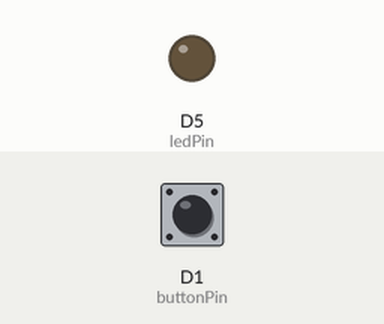
Recording of a sketch running on a simulated ESP8266 (NodeMCU). Shown: output pins drawn as LEDs (lit = HIGH). The test bench sets the inputs (shaded band); at power-on: D1 (buttonPin) LOW.

Above: at 1.2 s.
1.3 s: D1 (buttonPin) pulled HIGH for 0.15 s
At 1.37 s:
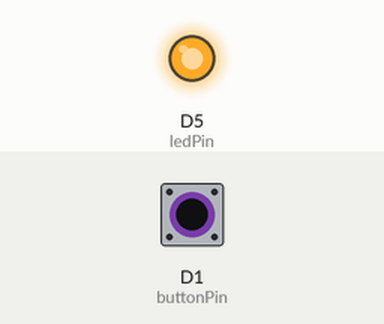
2.9 s: D1 (buttonPin) pulled HIGH for 3.2 s
At 7.5 s:
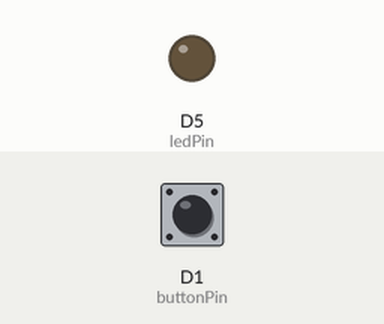
Timing chart, 0 to 9.0 s (numbered marks = the images above; inputs shaded):
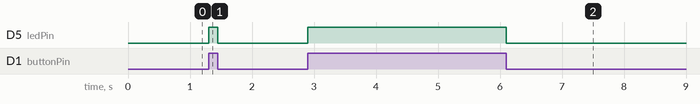

Measured:
- after the input at 1.3 s, D5 (ledPin): LOW → HIGH at once, → LOW 0.15 s later
- after the input at 2.9 s, D5 (ledPin): LOW → HIGH at once, → LOW 3.2 s later

The sketch:

myButton1.ino
```cpp
/*
  myButton
*/

// constants won't change. They're used here to set pin numbers:
const int buttonPin = D1;    // the number of the pushbutton pin
const int ledPin =  D5;      // the number of the LED pin

// variables will change:
int buttonState = 0;         // variable for reading the pushbutton status

void setup() {
  // initialize the LED pins as an output:
  pinMode(ledPin, OUTPUT);
  // initialize the pushbutton pins as an input:
  pinMode(buttonPin, INPUT);
}

void loop() {
  // read the state of the pushbutton value:
  buttonState = digitalRead(buttonPin);

  // check if the pushbutton is pressed. If it is, the buttonState is HIGH:
  if (buttonState == HIGH) {
    // turn LED on:
    digitalWrite(ledPin, HIGH);
  } else {
    // turn LED off:
    digitalWrite(ledPin, LOW);
  }
}
```
